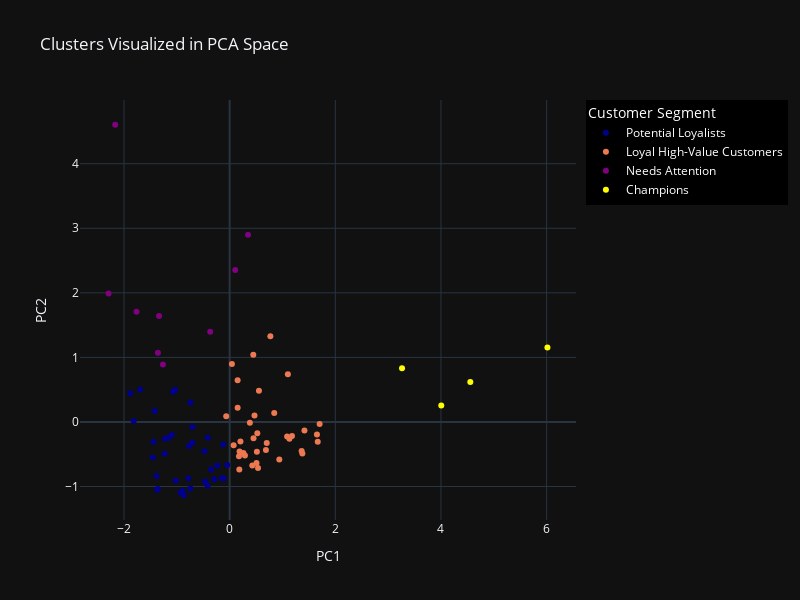

Notebook cell for this chart:
### Code cell
import plotly.express as px

# Define the custom color map
custom_palette = {
    'Potential Loyalists': 'darkblue',
    'Needs Attention': 'purple',
    'Loyal High-Value Customers': '#ED7953',
    'Champions': 'yellow'
}

# Plot using Plotly
fig = px.scatter(
    pca_df,
    x='PC1',
    y='PC2',
    color='Cluster',
    title='Clusters Visualized in PCA Space',
    color_discrete_map=custom_palette,
    template='plotly_dark',
    width=800,
    height=600
)

fig.update_layout(
    legend_title_text='Customer Segment',
    legend=dict(bgcolor='black', font=dict(color='white'))
)

fig.show()

### Figure 1 — Plotly figure (JSON) as saved in the notebook; plotly's stock layout.template omitted (floating-point values rounded to 4 significant figures)
{"data": [{"hovertemplate": "Cluster=Potential Loyalists<br>PC1=%{x}<br>PC2=%{y}<extra></extra>", "legendgroup": "Potential Loyalists", "marker": {"color": "darkblue", "symbol": "circle"}, "mode": "markers", "name": "Potential Loyalists", "orientation": "v", "showlegend": true, "type": "scatter", "x": [-0.7044, -0.7046, -0.04549, -0.3511, -1.358, -1.095, -0.1124, -0.9281, -1.88, -0.416, -1.383, -0.2318, -0.4662, -1.031, -1.456, -0.413, -0.7817, -0.1226, -0.7428, -1.693, -1.419, -1.224, -0.8968, -0.7415, -1.07, -0.1485, -0.862, -1.816, -0.2923, -1.441, -0.7705, -0.476, -1.021, -1.376, -1.232, -1.159], "xaxis": "x", "y": [-0.07767, -0.3208, -0.6669, -0.7377, -1.04, -0.197, -0.8768, -1.096, 0.4444, -0.9863, -0.8367, -0.6744, -0.9233, 0.4977, -0.5517, -0.2447, -0.8743, -0.3499, -1.032, 0.5032, 0.1705, -0.2586, -1.066, 0.3016, 0.4694, -0.8698, -1.135, 0.01472, -0.8872, -0.3079, -0.3721, -0.4529, -0.9107, -1.048, -0.4938, -0.2476], "yaxis": "y"}, {"hovertemplate": "Cluster=Loyal High-Value Customers<br>PC1=%{x}<br>PC2=%{y}<extra></extra>", "legendgroup": "Loyal High-Value Customers", "marker": {"color": "#ED7953", "symbol": "circle"}, "mode": "markers", "name": "Loyal High-Value Customers", "orientation": "v", "showlegend": true, "type": "scatter", "x": [0.07581, 0.5158, 1.653, 1.363, 0.383, 0.7022, 1.377, 0.2602, -0.06474, 0.4522, 0.4296, 0.5551, 0.1833, 0.509, 0.2899, 0.177, 1.131, 1.668, 0.1517, 0.4478, 0.04314, 1.088, 1.18, 0.9402, 0.5372, 0.7711, 1.416, 0.8443, 0.6872, 1.703, 0.4707, 1.102, 0.524, 0.151, 0.1878, 0.2048], "xaxis": "x", "y": [-0.3597, -0.462, -0.1928, -0.4493, -0.0112, -0.3242, -0.4886, -0.4828, 0.08774, -0.2523, -0.6746, 0.4819, -0.7366, -0.6344, -0.5208, -0.5303, -0.2618, -0.3052, 0.2216, 1.04, 0.8977, -0.2241, -0.218, -0.5824, -0.7127, 1.328, -0.132, 0.1388, -0.4327, -0.0298, 0.1006, 0.7371, -0.1758, 0.6451, -0.4577, -0.3035], "yaxis": "y"}, {"hovertemplate": "Cluster=Needs Attention<br>PC1=%{x}<br>PC2=%{y}<extra></extra>", "legendgroup": "Needs Attention", "marker": {"color": "purple", "symbol": "circle"}, "mode": "markers", "name": "Needs Attention", "orientation": "v", "showlegend": true, "type": "scatter", "x": [-2.292, -1.357, -0.3678, 0.3485, -2.166, -1.335, -1.262, 0.1062, -1.762], "xaxis": "x", "y": [1.989, 1.074, 1.397, 2.901, 4.604, 1.643, 0.8889, 2.355, 1.705], "yaxis": "y"}, {"hovertemplate": "Cluster=Champions<br>PC1=%{x}<br>PC2=%{y}<extra></extra>", "legendgroup": "Champions", "marker": {"color": "yellow", "symbol": "circle"}, "mode": "markers", "name": "Champions", "orientation": "v", "showlegend": true, "type": "scatter", "x": [3.263, 4.006, 6.016, 4.556], "xaxis": "x", "y": [0.8301, 0.2548, 1.153, 0.6188], "yaxis": "y"}], "layout": {"height": 600, "legend": {"bgcolor": "black", "font": {"color": "white"}, "title": {"text": "Customer Segment"}, "tracegroupgap": 0}, "title": {"text": "Clusters Visualized in PCA Space"}, "width": 800, "xaxis": {"anchor": "y", "domain": [0, 1], "title": {"text": "PC1"}}, "yaxis": {"anchor": "x", "domain": [0, 1], "title": {"text": "PC2"}}}}
